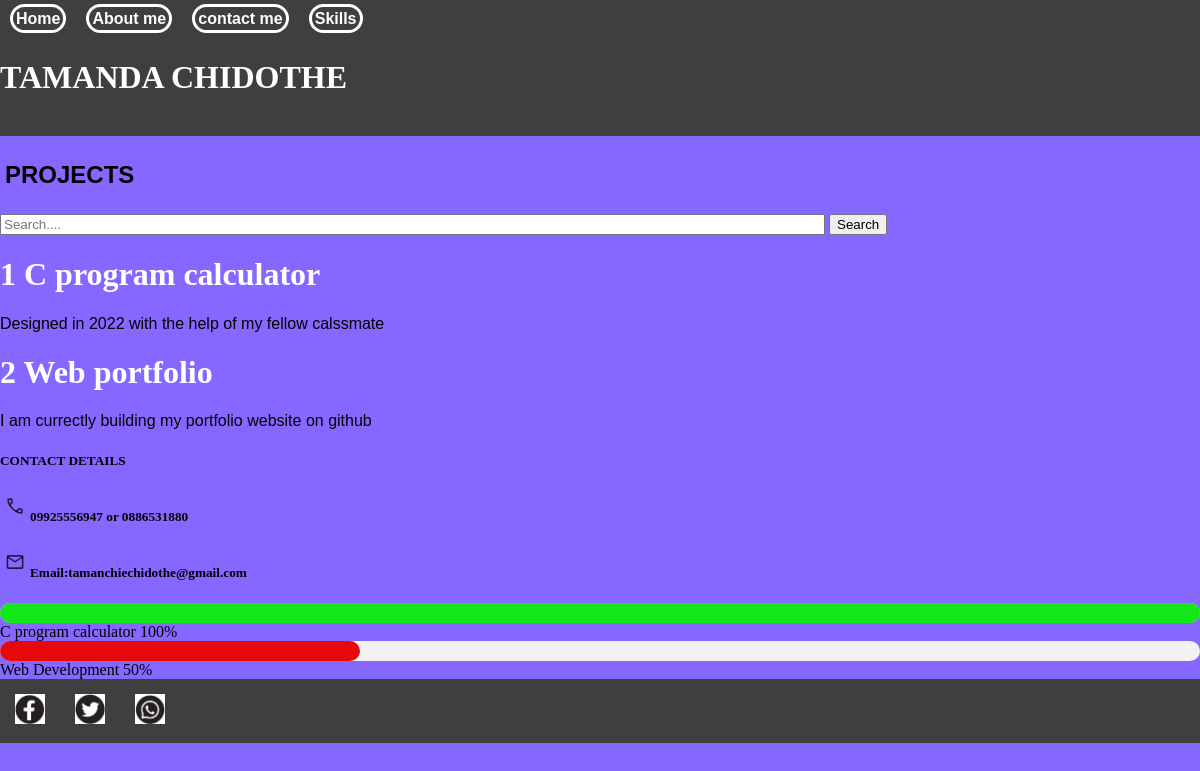
The app's page /projects.php with its own data.
### tables this page shows
CREATE TABLE `projects` (
  `Id` int(11) DEFAULT NULL,
  `Name` text DEFAULT NULL,
  `Description` text DEFAULT NULL
);

### projects.php (the view, shortened to what this page needs)
<!DOCTYPE html>
<?php include 'connection.php'; ?>
<html>
<head>
   <link rel="stylesheet" href="webpageStyle.css">
</head>
  <header>
    <nav>
      <ul>
        <li> <a href="index.php"><t>Home</t></a> </li>
        <li> <a href="about.php"><t>About me</t></a> </li>
        <li> <a href="contacts.php"><t>contact me</t></a> </li>
        <li> <a href="skills.php"><t>Skills</t></a> </li>
    </ul>
    </nav>
    <h1>TAMANDA CHIDOTHE</h1><br>
  </header>
<body>
  <h2>PROJECTS </h2>
  <input type="text" id="searchBar" placeholder="Search...." size="100">
  <button id="searchButton" onclick="doSearch">Search</button>
    <?php
$query="SELECT Id ,Name, Description FROM projects";
$result= mysqli_query($connection,$query);
  ?>
<div>
<?php while($row = mysqli_fetch_assoc($result)) {?>
<div>
<h1><?php echo  $row ['Id']." ".$row['Name'];?></h1>
<p><?php echo $row['Description'];?></p>
</div>
<?php } ?>
</div>
  <h5 id="contacts"> CONTACT DETAILS</h5>
   <h5> <img src="images/phone.png" width="20px">09925556947 or 0886531880</h5>
   <h5> <img src="images/mail.png" width="20">Email:tamanchiechidothe@gmail.com</h5>
   <div class="progress-Bar" >
     <div class="progress">  </div>
   </div>
   <span class="loading">C program calculator 100%</span>
   <div class="progress-Bar" >
    <div class="progress2">  </div>
  </div>
  <span>Web Development 50%</span><br>
</body>
<footer>
  <ul>
    <li> <a href=" https://www.facebook.com/tamanchie.chidothe>"> <img src="images/fb.png" width="30px"></a><br></li>
    <li> <a href="https://twitter.com"> <img src="images/twitter.png" width="30px"> </a></li>
    <li> <a href="https://whatsapp.com"> <img src="images/whatsapp.png" width="30px"> </a></li>
  </ul>
</footer>
</html>

### webpageStyle.css (style rules this page uses)
header { background-color: rgb(63 63 63); margin: 0px; padding: 0px; }
body { background-color: #8468ff; width: 100%; margin: 0px; padding: 0px; }
footer { background-color: rgb(63 63 63); margin: 0; font-family: 'Franklin Gothic Medium', 'Arial Narrow', Arial, sans-serif; padding: 0px; margin: px; }
footer ul { list-style: none; margin: 0; display: flex; padding: 0px; }
nav ul { list-style: none; margin: 0; padding: 0px; display: flex; }
li { padding: 10px; }
nav { color: white; font-weight: bolder; font-family: arial; }
h1 { color: white; text-align: justify; }
h2 { font-family: 'Franklin Gothic Medium', 'Arial Narrow', Arial, sans-serif; padding: 5px; color: Black; }
h5 { color:black; }
p { font-family: 'Franklin Gothic Medium', 'Arial Narrow', Arial, sans-serif; color: rgb(2, 2, 2); }
img { padding: 5px; }
a { text-decoration: none; color: white; }
t { border-style: solid; border-color: white; padding: 3px; border-radius: 30px; }
.progress-Bar { width: 100%; height: 20px; background-color: #f2f2f2; border-radius: 10px; }
.progress { height: 100%; width: 100%; background-color: #13e71a; border-radius: 10px; }
.progress2 { height: 100%; width: 30%; background-color: #e70909; border-radius: 10px; }

### records on screen
projects: Id "1", Name "C program calculator", Description "Designed in 2022 with the help of my fellow calssmate"
projects: Id "2", Name "Web portfolio", Description "I am currectly building my portfolio website on github"
